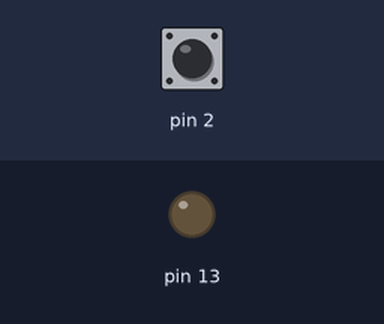
Bench run of a sketch on a simulated Arduino Uno, built with avr-gcc and run on an emulated ATmega328P. Shown: output pins drawn as LEDs (lit = HIGH). Inputs (shaded band) come from the test bench; at power-on: pin 2 HIGH.

Above: at 1.2 s.
1.3 s: pin 2 pulled LOW for 0.15 s
At 1.4 s:
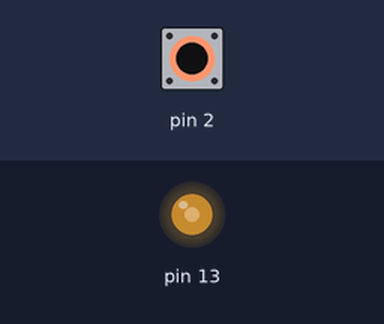
3.0 s: pin 2 pulled LOW for 1 s
At 4.4 s:
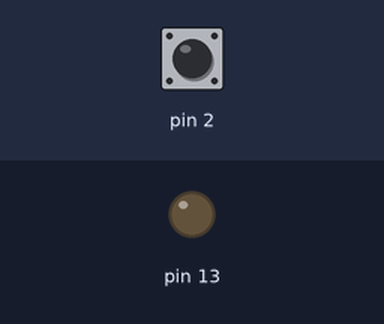
5.5 s: pin 2 pulled LOW for 3.2 s
At 9.1 s:
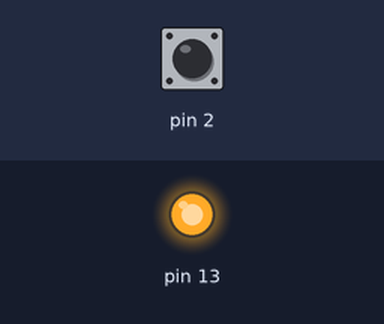
Timing chart, 0 to 10.6 s (numbered marks = the images above; inputs shaded):
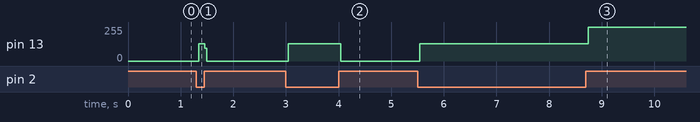

The sketch:

stmc1.ino
```cpp
boolean state = false;

void setup() {
  DDRB |= _BV(DDB5);
  DDRD &= ~_BV(DDD2);
  PORTD |= _BV(PORTD2);
}

void loop() {
  if ( bit_is_clear(PIND, PIND2) ) {
    state = !state;
  }

  if ( state ) {
    PORTB |= _BV(PORTB5);
  }
  else {
    PORTB &= ~_BV(PORTB5);
  }
}
```

Measured:
- after the input at 1.3 s, pin 13: 0/255 → 129/255 at once, → 0/255 0.12 s later
- after the input at 3.0 s, pin 13: 0/255 → 129/255 at once, → 0/255 1.0 s later
- after the input at 5.5 s, pin 13: 0/255 → 129/255 at once, → 255/255 3.2 s later
